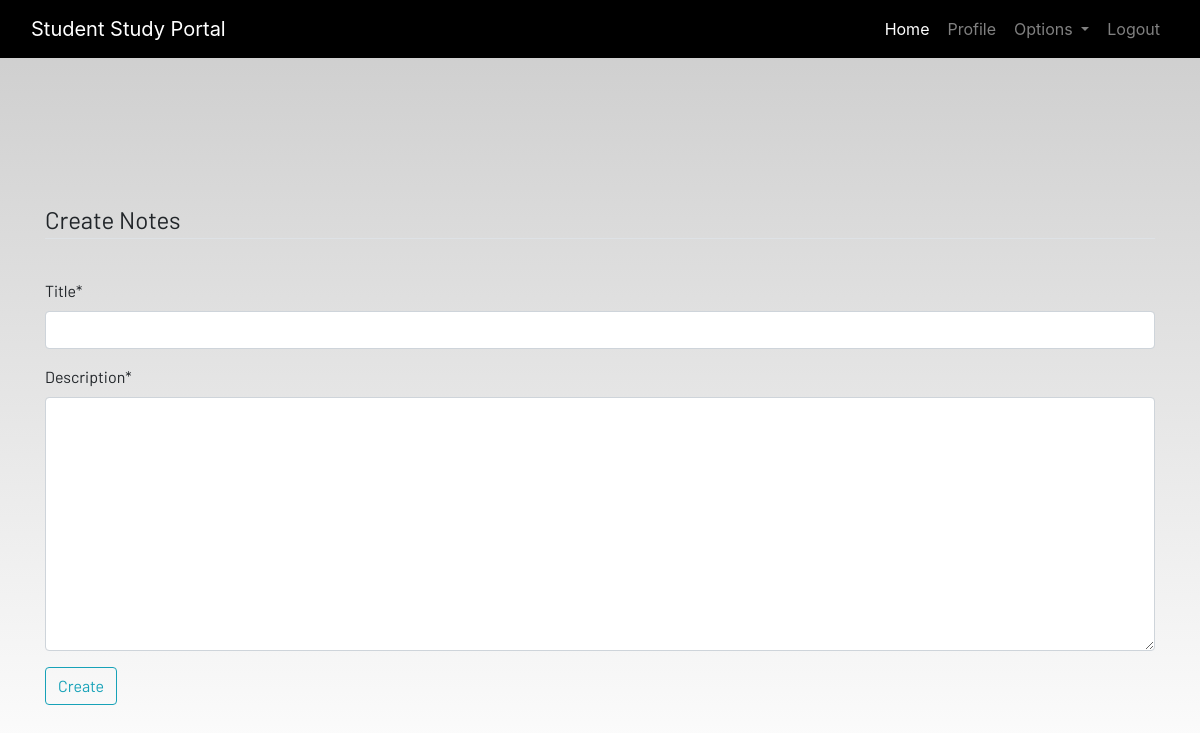
Page /notes (signed in) on the earlier database version.
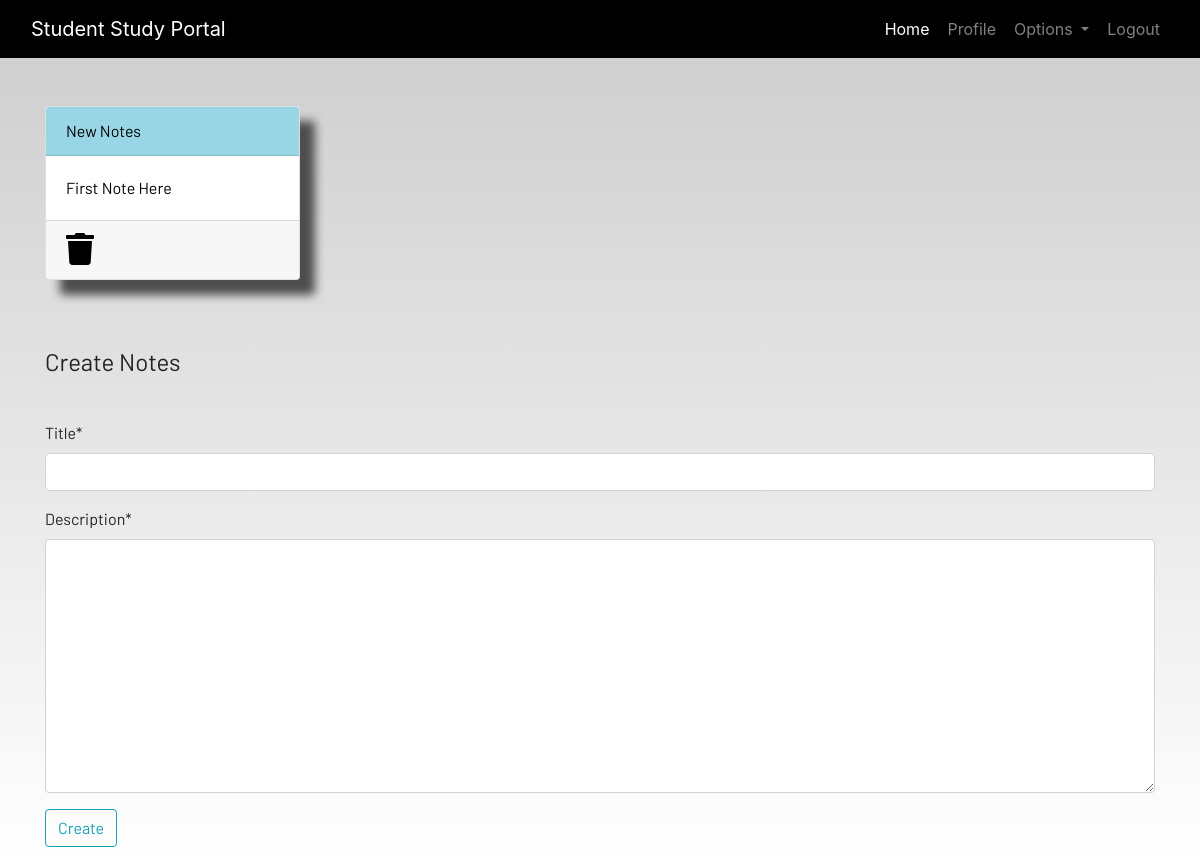
Same page on the later database version.
### dashboard/models.py (models this page shows, shortened)
class Notes(models.Model):
    user = models.ForeignKey(User, on_delete=models.CASCADE)
    title = models.CharField(max_length=50)
    description = models.TextField()
    class Meta:
        verbose_name = 'Notes'
        verbose_name_plural = 'Notes'

### dashboard/views.py (the view)
# urls.py: path('notes', views.note, name='note'),
@login_required
def note(request):
    if request.method == 'POST':
        form = NotesForm(request.POST)
        if form.is_valid():
            note = form.save(commit=False)
            note.user = request.user
            note.save()
            messages.success(request, f"Notes Added Successfully by {request.user.username}!")
            return redirect('note')
    else:
        form = NotesForm()
    notes = Notes.objects.filter(user=request.user)
    context = {
        "notes": notes,
        'form': form
    }
    return render(request, 'dashboard/notes.html', context)

### dashboard/forms.py
class NotesForm(forms.ModelForm):
    class Meta:
        model = Notes
        fields = ['title', 'description']

### dashboard/templates/dashboard/notes.html (shortened to what this page needs)
{% extends 'dashboard/base.html' %}
{% load static %}
{% load crispy_forms_tags %}
{% block content %}
<div class="container">
    <div class="row">
        {% for note in notes %}
        <div class="col-md-3 mb-3">
            <a href="{% url 'note_detail' note.pk %}">
                <div class="card">
                    <div class="card-header">{{ note.title }}</div>
                    <div class="card-body">{{ note.description|slice:"0:100" }}</div>
                    <div class="card-footer mt-auto "><a href="{% url 'delete_note' note.pk %}">
                        <i class="fa fa-trash fa-2x"></i></a>
                    </div>
                </div>
            </a>
        </div>
        {% endfor %}
        <br>
        <br>
    </div>
</div>
<br> <br>
<div class="container">
    <form method="POST">
        <fieldset class="form-group">
            <legend class="border-bottom mb-4">Create Notes</legend>
        </fieldset>
        {{form|crispy}}
        <div class="form-group">
            <button href="" class="btn btn-outline-info" type="submit"> Create </button>
        </div>
    </form>
</div>
{% endblock content %}

Differences in the rows shown:
added Notes: title "New Notes", description "First Note Here"
